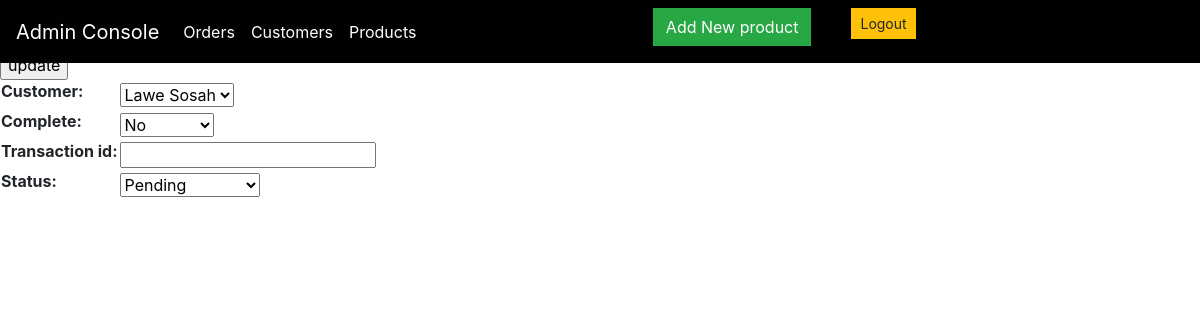
The app's page /update_order/23/ with its own data.
### store/models.py (models this page shows, shortened)
class Order(models.Model):
    STATUS = (
        ('Pending', 'Pending'),
        ('Out for delivery', 'Out for delivery'),
        ('Delivered', 'Delivered'),
    )
    customer = models.ForeignKey(Customer, on_delete=models.SET_NULL, blank=True, null=True)
    date_ordered = models.DateTimeField(auto_now_add=True)
    complete = models.BooleanField(default=False, null=True, blank=False)
    transaction_id = models.CharField(max_length=200, null=True)
    status = models.CharField(max_length=200, null=True, choices=STATUS, default='Pending')

### store/views.py (the view)
# urls.py: path('update_order/<str:pk>/', views.update_order, name="update_order"),
def update_order(request, pk):
    order = Order.objects.get(id=pk)
    form = OrderForm(instance=order)
    if request.method == 'POST':
        form = OrderForm(request.POST, instance=order)
        if form.is_valid():
            form.save()
            return redirect('admin_home')
    return render(request, 'adminpages/order_create.html', {'form': form})

### store/forms.py
class OrderForm(forms.ModelForm):
    class Meta:
        model = Order
        fields = '__all__'

### store/models.py (called while the page is built)
    def __str__(self):
        return self.name

### store/templates/adminpages/order_create.html (shortened to what this page needs)
{% extends 'adminpages/admin_base.html' %}
{% block content %}
<table>
	<div class="form-group">
	<form action = "#" method="post">
		{{form}}
					<input type="submit" value="update">
	</form>
	</div>
</table>
{% endblock content %}

### records on screen
Order: customer "Lawe Sosah", complete "No", status "Pending"
